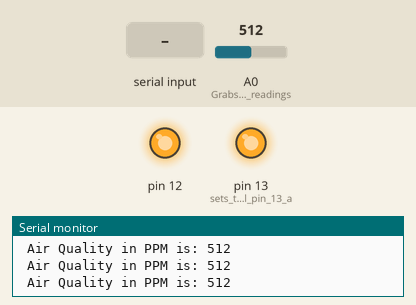
Recording of a sketch running on a simulated Arduino Uno, built with avr-gcc and run on an emulated ATmega328P. On the bench: output pins drawn as LEDs (lit = HIGH), the last lines printed to the serial monitor. The test bench sets the inputs (shaded band); at power-on: A0 (Grabs_sensor_readings) = 512.

Above: at 1.3 s.
1.4 s: "TO" received over Serial
At 2.0 s:
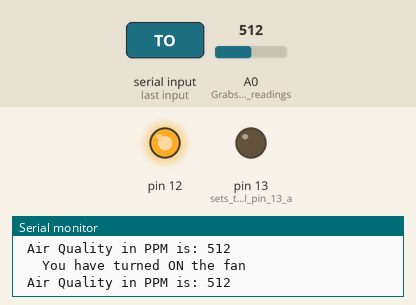
3.0 s: "SF" received over Serial
At 3.8 s:
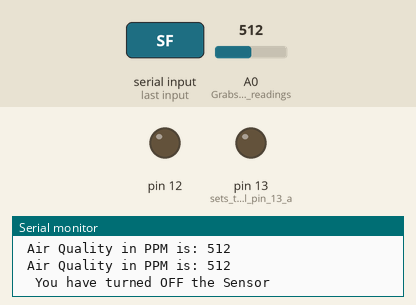
4.6 s: "TF" received over Serial
At 5.4 s:
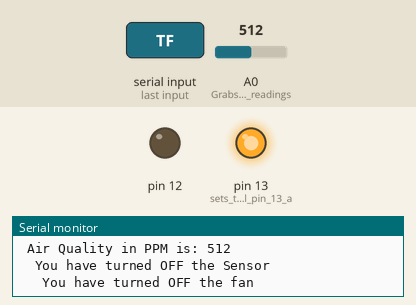
Timing chart, 0 to 7.6 s (numbered marks = the images above; inputs shaded):
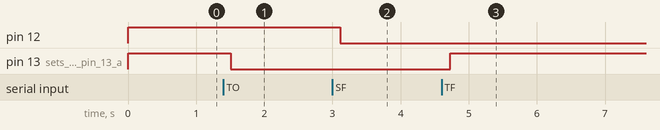

Measured:
- after the input at 1.4 s, pin 13 (sets_the_digital_pin_13_a): HIGH → LOW after 0.10 s
- after the input at 3.0 s, pin 12: HIGH → LOW after 0.12 s
- after the input at 4.6 s, pin 13 (sets_the_digital_pin_13_a): LOW → HIGH after 0.13 s

The sketch:

ArduinoSprint1.ino
```cpp
int sensorValue;
char command;
String string;
#define led 5
int data = 0;
bool fanFlip = true;
bool sensFlip = false;
bool autoFlip = false;

void setup(){
Serial.begin(9600);       // sets the serial port to 9600
pinMode(13, OUTPUT);     // sets the digital pin 13 as output
pinMode(12, OUTPUT);
pinMode(A0, INPUT);     // Grabs sensor readings

digitalWrite(13, HIGH);
digitalWrite(12, HIGH);
 }

void loop()
{
  //if i remove this serial print my buttons do not work
  //Serial.println(string); //debugger
  if (sensFlip == false)
  {
     data = analogRead(A0);        // Assigns data readings to integer data
     Serial.print("\n Air Quality in PPM is: ");
     Serial.print(data);          // send this value to app
  }
  delay(500);                //Every 2 seconds it will send to java and new reading

  if (Serial.available() > 0)
  {string = "";
  }
  while(Serial.available() > 0)
    {
      command = ((byte)Serial.read());
      // Serial.print("We are now reading data");
      if(command == ':')
      {
     break;
     }
    else
     {
     string += command;
      }
    delay(1);
   }

//FAN CONTROLS
  if(string == "TO" && fanFlip == true)     //Java is sending the message TO to turn on the fan
  {
    fanOff();          // Note that relays operate on inverted logic, change this to fanon(); if not using relay
    delay(100);        // needed to protect the light/fan/relay
    fanFlip = false;
  }

  if(string =="TF" && fanFlip == false)
  {
    fanOn();                   // see comment above
    //Serial.println(string); //debug
    delay(100);
    fanFlip = true;
  }

//SENSOR CONTROLS
   if(string =="SO" && sensFlip == true)
  {
    SensOn();                   // see comment above
    //Serial.println(string); //debug
    delay(100);
    sensFlip = false;
  }

  if(string =="SF" && sensFlip == false)
  {
    sensFlip = true;
    SensOff();                   // see comment above
    //Serial.println(string); //debug
    delay(100);
  }

  if(string =="AO" && autoFlip == true)
  {
    autoOn();                   // see comment above
    //Serial.println(string); //debug
    autoFlip = false;
    delay(100);

  }

  if(string =="AF" && autoFlip == false)
  {
    autoOff();                   // see comment above
    //Serial.println(string); //debug
    delay(100);
    autoFlip = true;
  }
}


void fanOn()
{
  digitalWrite(13, HIGH);   //Using pin 13 to power the relay circuit
  Serial.println("\n\n   You have turned OFF the fan"); // message that appears on java app
  delay(10);
}

void fanOff()
{
  digitalWrite(13, LOW);
  Serial.println("\n\n   You have turned ON the fan");
  delay(10);
}


void SensOn()
{
  digitalWrite(12,HIGH);
  Serial.println("\n\n  You have turned ON the Sensor");
  delay(10);
}

void SensOff()
{
  digitalWrite(12,LOW);
  Serial.println("\n\n  You have turned OFF the Sensor");
  delay(10);
}

void autoOn()
{
  digitalWrite(13, LOW);
  Serial.println("\n\n   Fan turned ON Automatically");
  delay(10);
}

void autoOff()
{
  digitalWrite(13, HIGH);
  Serial.println("\n\n   Fan turned OFF Automatically ");
  delay(10);
}
```
